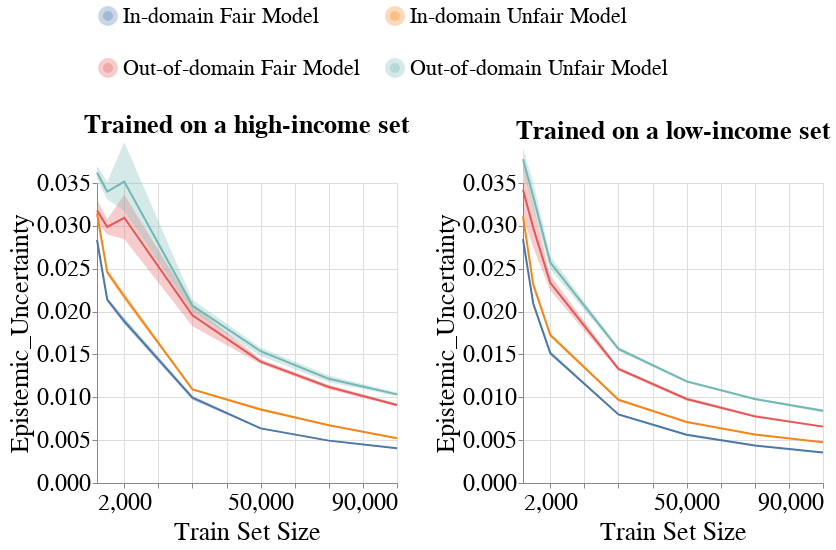

The notebook cell saved with this chart:
### Code cell
create_group_metric_line_bands_per_dataset_plot(metrics_per_exp_dct=metrics_per_exp_dct,
                                                experiment_names=EXPERIMENT_NAMES,
                                                model_name=MODEL_NAMES[0],
                                                metric_type='subgroup',
                                                metric_name='Epistemic_Uncertainty',
                                                group_name='overall',
                                                ylim=[0.0, 0.035],
                                                with_band=True)

### Figure 1 — Vega-Lite specification as saved in the notebook (floating-point values rounded to 4 significant figures; data arrays with more than 128 entries replaced by an {"elided": "..."} marker saying what was removed)
{"config": {"view": {"continuousWidth": 400, "continuousHeight": 300}, "axis": {"labelFontSize": 24, "labelFontWeight": "normal", "titleFontSize": 26, "titleFontWeight": "normal"}, "legend": {"columns": 2, "direction": "horizontal", "labelFontSize": 22, "labelLimit": 400, "orient": "top", "symbolStrokeWidth": 10, "titleAnchor": "middle", "titleFontSize": 24, "titleLimit": 300}, "title": {"fontSize": 22}}, "vconcat": [{"hconcat": [{"layer": [{"mark": {"type": "errorband", "extent": "ci"}, "encoding": {"color": {"field": "Extended_Model_Name", "type": "nominal"}, "x": {"axis": {"labelExpr": "(datum.value == 5000) || (datum.value == 10000) ? '2,000' : datum.label"}, "field": "Train_Set_Size", "scale": {"nice": false}, "title": "Train Set Size", "type": "quantitative"}, "y": {"field": "Metric_Value", "scale": {"domain": [0.0, 0.035], "zero": false}, "title": "Epistemic_Uncertainty", "type": "quantitative"}}}, {"mark": "line", "encoding": {"color": {"field": "Extended_Model_Name", "title": null, "type": "nominal"}, "x": {"axis": {"labelExpr": "(datum.value == 5000) || (datum.value == 10000) ? '2,000' : datum.label"}, "field": "Train_Set_Size", "scale": {"nice": false}, "title": "Train Set Size", "type": "quantitative"}, "y": {"aggregate": "mean", "field": "Metric_Value", "scale": {"domain": [0.0, 0.035], "zero": false}, "title": "Epistemic_Uncertainty", "type": "quantitative"}}}], "height": 300, "title": {"text": "Trained on a high-income set", "fontSize": 26}, "width": 300}, {"layer": [{"mark": {"type": "errorband", "extent": "ci"}, "encoding": {"color": {"field": "Extended_Model_Name", "type": "nominal"}, "x": {"axis": {"labelExpr": "(datum.value == 5000) || (datum.value == 10000) ? '2,000' : datum.label"}, "field": "Train_Set_Size", "scale": {"nice": false}, "title": "Train Set Size", "type": "quantitative"}, "y": {"field": "Metric_Value", "scale": {"domain": [0.0, 0.035], "zero": false}, "title": "Epistemic_Uncertainty", "type": "quantitative"}}}, {"mark": "line", "encoding": {"color": {"field": "Extended_Model_Name", "title": null, "type": "nominal"}, "x": {"axis": {"labelExpr": "(datum.value == 5000) || (datum.value == 10000) ? '2,000' : datum.label"}, "field": "Train_Set_Size", "scale": {"nice": false}, "title": "Train Set Size", "type": "quantitative"}, "y": {"aggregate": "mean", "field": "Metric_Value", "scale": {"domain": [0.0, 0.035], "zero": false}, "title": "Epistemic_Uncertainty", "type": "quantitative"}}}], "data": {"name": "data-540e95dad18bdf56ebf928c5d2e5df73"}, "height": 300, "title": {"text": "Trained on a low-income set", "fontSize": 26}, "width": 300}]}], "data": {"name": "data-6a78250570bf58a3a07cfd00222b9f68"}, "$schema": "https://vega.github.io/schema/vega-lite/v4.17.0.json", "datasets": {"data-6a78250570bf58a3a07cfd00222b9f68": {"elided": "168 records"}, "data-540e95dad18bdf56ebf928c5d2e5df73": {"elided": "168 records"}}}
